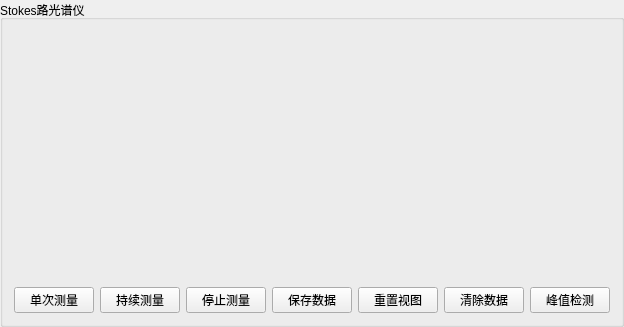
              <widget class="QGroupBox" name="groupBoxGalvoStokesSpectrum">
               <property name="title">
                <string>Stokes路光谱仪</string>
               </property>
               <layout class="QVBoxLayout" name="vLayout_galvoStokes" stretch="1,0">
                <item>
                 <widget class="QWidget" name="chartWidgetStokes" native="true">
                  <property name="minimumSize">
                   <size>
                    <width>0</width>
                    <height>250</height>
                   </size>
                  </property>
                  <layout class="QVBoxLayout" name="verticalLayout_chartStokes">
                   <property name="spacing">
                    <number>0</number>
                   </property>
                   <property name="leftMargin">
                    <number>0</number>
                   </property>
                   <property name="topMargin">
                    <number>0</number>
                   </property>
                   <property name="rightMargin">
                    <number>0</number>
                   </property>
                   <property name="bottomMargin">
                    <number>0</number>
                   </property>
                  </layout>
                 </widget>
                </item>
                <item>
                 <layout class="QHBoxLayout" name="hLayout_galvoStokesCtrl">
                  <item>
                   <widget class="QPushButton" name="btnSingleMeasureStokes">
                    <property name="text">
                     <string>单次测量</string>
                    </property>
                   </widget>
                  </item>
                  <item>
                   <widget class="QPushButton" name="btnContinuousMeasureStokes">
                    <property name="text">
                     <string>持续测量</string>
                    </property>
                   </widget>
                  </item>
                  <item>
                   <widget class="QPushButton" name="btnStopMeasureStokes">
                    <property name="text">
                     <string>停止测量</string>
                    </property>
                   </widget>
                  </item>
                  <item>
                   <widget class="QPushButton" name="btnSavePlotStokes">
                    <property name="text">
                     <string>保存数据</string>
                    </property>
                   </widget>
                  </item>
                  <item>
                   <widget class="QPushButton" name="btnResetViewStokes">
                    <property name="text">
                     <string>重置视图</string>
                    </property>
                   </widget>
                  </item>
                  <item>
                   <widget class="QPushButton" name="btnClearPlotStokes">
                    <property name="text">
                     <string>清除数据</string>
                    </property>
                   </widget>
                  </item>
                  <item>
                   <widget class="QPushButton" name="btnShowPeaksStokes">
                    <property name="text">
                     <string>峰值检测</string>
                    </property>
                   </widget>
                  </item>
                 </layout>
                </item>
               </layout>
              </widget>
